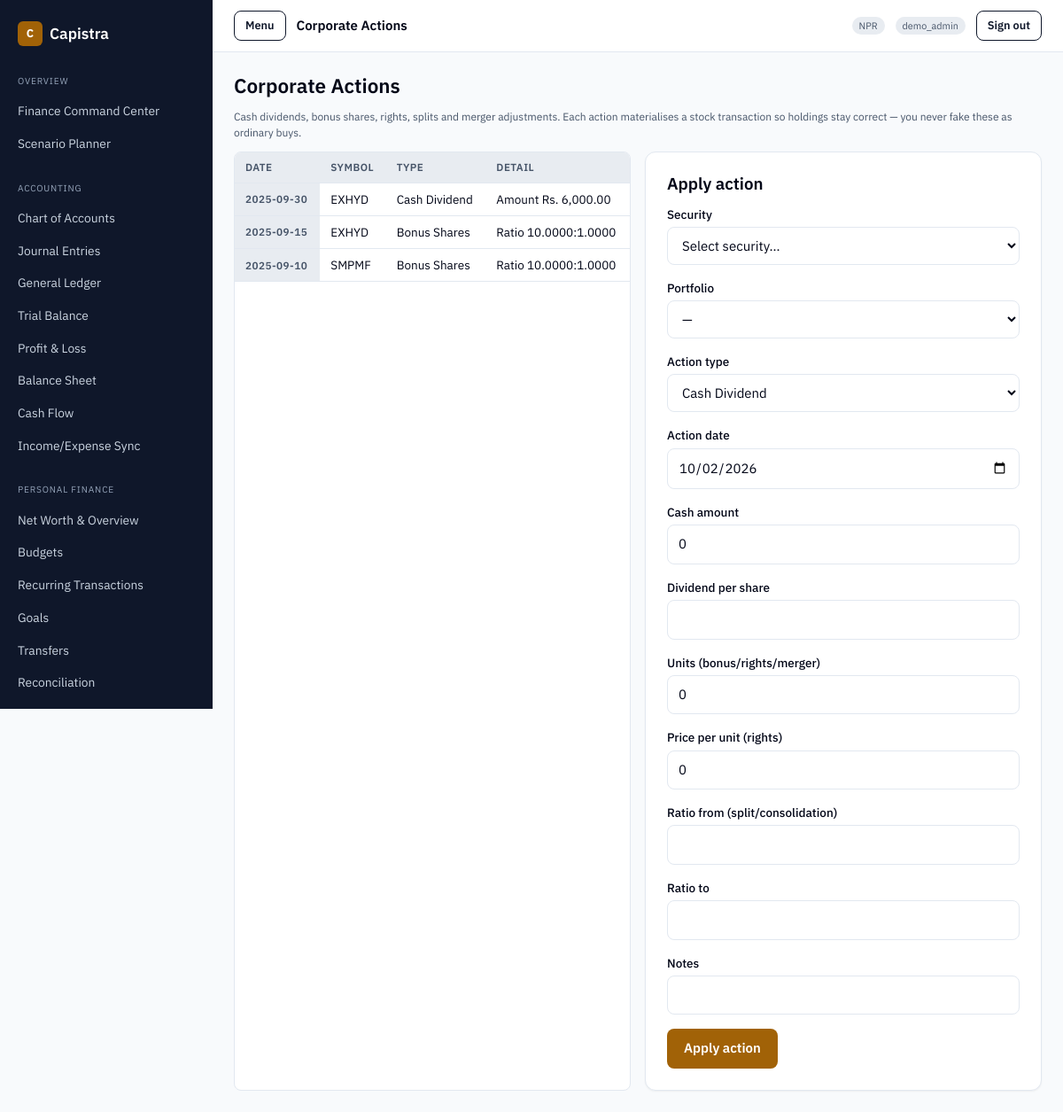
Page /admin/investment/corporate-actions.php (signed in) on the committed database.
### tables this page shows
CREATE TABLE `corporate_actions` (
  `id` int(11) NOT NULL AUTO_INCREMENT,
  `security_id` int(11) NOT NULL,
  `portfolio_id` int(11) DEFAULT NULL,
  `action_type` enum('cash_dividend','bonus','rights','split','consolidation','merger','other') NOT NULL DEFAULT 'other',
  `action_date` date NOT NULL,
  `ratio_from` decimal(12,4) DEFAULT NULL,
  `ratio_to` decimal(12,4) DEFAULT NULL,
  `dividend_per_share` decimal(15,4) DEFAULT NULL,
  `units_basis` decimal(18,4) DEFAULT NULL,
  `amount` decimal(18,2) DEFAULT NULL,
  `stock_transaction_id` int(11) DEFAULT NULL,
  `notes` varchar(255) DEFAULT NULL,
  `created_at` timestamp NOT NULL DEFAULT current_timestamp(),
  PRIMARY KEY (`id`),
  KEY `idx_corp_action_security` (`security_id`),
  KEY `idx_corp_action_date` (`action_date`),
  CONSTRAINT `fk_corp_action_security` FOREIGN KEY (`security_id`) REFERENCES `securities` (`id`) ON DELETE CASCADE
);

CREATE TABLE `securities` (
  `id` int(11) NOT NULL AUTO_INCREMENT,
  `exchange_id` int(11) NOT NULL,
  `sector_id` int(11) DEFAULT NULL,
  `symbol` varchar(30) NOT NULL,
  `company_name` varchar(255) NOT NULL,
  `security_type` enum('equity','mutual_fund','debenture','preference','other') NOT NULL DEFAULT 'equity',
  `face_value` decimal(12,2) DEFAULT NULL,
  `listing_status` enum('unverified','listed','suspended','delisted') NOT NULL DEFAULT 'unverified',
  `listing_date` date DEFAULT NULL,
  `delisted_date` date DEFAULT NULL,
  `market_data_symbol` varchar(30) DEFAULT NULL,
  `notes` text DEFAULT NULL,
  `is_active` tinyint(1) NOT NULL DEFAULT 1,
  `created_at` timestamp NOT NULL DEFAULT current_timestamp(),
  `updated_at` timestamp NOT NULL DEFAULT current_timestamp() ON UPDATE current_timestamp(),
  PRIMARY KEY (`id`),
  UNIQUE KEY `uq_security_symbol` (`exchange_id`, `symbol`),
  KEY `idx_security_sector` (`sector_id`),
  KEY `idx_security_status` (`listing_status`),
  CONSTRAINT `fk_security_exchange` FOREIGN KEY (`exchange_id`)
    REFERENCES `market_exchanges` (`id`) ON DELETE CASCADE,
  CONSTRAINT `fk_security_sector` FOREIGN KEY (`sector_id`)
    REFERENCES `market_sectors` (`id`) ON DELETE SET NULL
);

### config/app.php (called while the page is built, shortened)
<?php
if (!function_exists('capistra_pdo')) {
    function capistra_pdo(): PDO
    {
        static $pdo = null;
        if ($pdo instanceof PDO) {
            return $pdo;
        }
        $dsn = sprintf('mysql:host=%s;port=%s;dbname=%s;charset=%s', DB_HOST, DB_PORT, DB_NAME, DB_CHARSET);
        $pdo = new PDO($dsn, DB_USER, DB_PASSWORD, [
            PDO::ATTR_ERRMODE            => PDO::ERRMODE_EXCEPTION,
            PDO::ATTR_DEFAULT_FETCH_MODE => PDO::FETCH_ASSOC,
            PDO::ATTR_EMULATE_PREPARES   => false,
        ]);
        return $pdo;
    }
}

### lib/portfolio.php (called while the page is built, shortened)
<?php
require_once dirname(__DIR__) . '/config/settings.php';
if (!function_exists('capistra_corporate_action_types')) {
    function capistra_corporate_action_types(): array
    {
        return [
            'cash_dividend' => 'Cash Dividend',
            'bonus'         => 'Bonus Shares',
            'rights'        => 'Rights Issue',
            'split'         => 'Stock Split',
            'consolidation' => 'Reverse Split / Consolidation',
            'merger'        => 'Merger Adjustment',
            'other'         => 'Other Adjustment',
        ];
    }
}
if (!function_exists('capistra_corporate_actions')) {
    function capistra_corporate_actions(int $limit = 200): array
    {
        $sql = 'SELECT ca.*, s.symbol, s.company_name
                FROM corporate_actions ca
                JOIN securities s ON s.id = ca.security_id
                ORDER BY ca.action_date DESC, ca.id DESC
                LIMIT ' . max(1, min(1000, $limit));
        return capistra_pdo()->query($sql)->fetchAll();
    }
}

### accounting/lib/auth.php (called while the page is built, shortened)
<?php
require_once dirname(__DIR__, 2) . '/config/app.php';
if (!function_exists('e')) {
    function e(?string $value): string
    {
        return htmlspecialchars((string) $value, ENT_QUOTES, 'UTF-8');
    }
}

### config/settings.php (called while the page is built, shortened)
<?php
require_once __DIR__ . '/app.php';
if (!function_exists('capistra_setting_defaults')) {
    function capistra_setting_defaults(): array
    {
        return [
            'display_name'            => APP_NAME,
            'company_name'            => APP_NAME,
            'company_address'         => '',
            'company_tax_id'          => '',
            'financial_profile_mode'  => 'personal',
            'base_currency'           => APP_BASE_CURRENCY,
            'currency_symbol_style'   => 'prefix',
            'number_grouping'         => 'international',
            'decimal_precision'       => '2',
            'timezone'                => 'Asia/Kathmandu',
            'date_format'             => 'Y-m-d',
            'date_display_mode'       => 'AD',
            'fiscal_year_start'       => '07-01',
            'default_reporting_period'=> 'fiscal_year',
            'dashboard_landing'       => 'accounting/index.php',
            'theme'                   => 'light',
            'density'                 => 'comfortable',
            'low_cash_threshold'      => '0',
            'portfolio_concentration_limit' => '35',
            'nepse_country'           => 'Nepal',
            'nepse_currency'          => 'NPR',
            'market_data_source'      => 'manual',
        ];
    }
}
if (!function_exists('capistra_settings')) {
    function capistra_settings(bool $refresh = false): array
    {
        static $cache = null;
        if ($cache !== null && !$refresh) {
            return $cache;
        }
        $cache = capistra_setting_defaults();
        try {
            $pdo = capistra_pdo();
            $rows = $pdo->query('SELECT setting_key, setting_value FROM app_settings')->fetchAll();
            foreach ($rows as $row) {
                $key = (string) $row['setting_key'];
                $cache[$key] = (string) ($row['setting_value'] ?? '');
            }
        } catch (Throwable $e) {
            error_log('capistra_settings: ' . $e->getMessage());
        }
        return $cache;
    }
}
if (!function_exists('capistra_setting')) {
    function capistra_setting(string $key, ?string $default = null): ?string
    {
        $all = capistra_settings();
        if (array_key_exists($key, $all) && $all[$key] !== '') {
            return $all[$key];
        }
        return $default ?? ($all[$key] ?? null);
    }
}
if (!function_exists('capistra_setting_int')) {
    function capistra_setting_int(string $key, int $default = 0): int
    {
        $value = capistra_setting($key, (string) $default);
        return is_numeric($value) ? (int) $value : $default;
    }
}
if (!function_exists('capistra_base_currency')) {
    function capistra_base_currency(): string
    {
        $value = capistra_setting('base_currency', null);
        return strtoupper(trim($value));
    }
}
if (!function_exists('capistra_currency_symbol')) {
    function capistra_currency_symbol(string $code): string
    {
        return match (strtoupper($code)) {
            'NPR'   => 'Rs.',
            'USD'   => '$',
            'EUR'   => '€',
            'GBP'   => '£',
            'INR'   => '₹',
            'AUD'   => 'A$',
            'CAD'   => 'C$',
            'JPY'   => '¥',
            'CNY'   => '¥',
            default => strtoupper($code),
        };
    }
}
if (!function_exists('capistra_money')) {
    function capistra_money(float|int|string $amount, ?string $code = null): string
    {
        $code     = strtoupper($code ?? capistra_base_currency());
        $decimals = max(0, min(4, capistra_setting_int('decimal_precision', 2)));
        $grouping = (string) capistra_setting('number_grouping', 'international');
        if ($grouping === 'south_asian') {
            $formatted = capistra_format_south_asian((float) $amount, $decimals);
        } else {
            $formatted = number_format((float) $amount, $decimals, '.', ',');
        }
        $symbol = capistra_currency_symbol($code);
        return $symbol . ' ' . $formatted;
    }
}

### config/features.php (called while the page is built, shortened)
<?php
require_once __DIR__ . '/settings.php';
if (!function_exists('capistra_profile_mode')) {
    function capistra_profile_mode(): string
    {
        $mode = strtolower((string) capistra_setting('financial_profile_mode', 'personal'));
        return in_array($mode, ['personal', 'business', 'hybrid'], true) ? $mode : 'personal';
    }
}
if (!function_exists('capistra_feature_default')) {
    function capistra_feature_default(string $key): bool
    {
        $registry = capistra_feature_registry();
        $def = $registry[$key];
        return match (capistra_profile_mode()) {
            'business' => (bool) $def['business'],
            'hybrid'   => (bool) ($def['personal'] || $def['business']),
            default    => (bool) $def['personal'],
        };
    }
}
if (!function_exists('capistra_feature_enabled')) {
    function capistra_feature_enabled(string $key): bool
    {
        $stored = capistra_setting('enable_' . $key, null);
        return capistra_feature_default($key);
    }
}
if (!function_exists('capistra_guard_module')) {
    function capistra_guard_module(string $key): void
    {
        if (capistra_feature_enabled($key)) {
            return;
        }
        exit;
    }
}

### admin/investment/corporate-actions.php (the view, shortened to what this page needs)
<?php
capistra_guard_module('stocks');
$actions = capistra_corporate_actions();
?>
<h1>Corporate Actions</h1>
<p class="hint">Cash dividends, bonus shares, rights, splits and merger adjustments. Each action materialises a stock transaction so holdings stay correct — you never fake these as ordinary buys.</p>
<div class="grid grid--2">
  <div class="table-wrap">
    <table class="data">
      <thead><tr><th scope="col">Date</th><th scope="col">Symbol</th><th scope="col">Type</th><th scope="col">Detail</th></tr></thead>
      <tbody>
      <?php foreach ($actions as $a): ?>
        <tr>
          <th scope="row"><?= e((string) $a['action_date']) ?></th>
          <td><?= e((string) $a['symbol']) ?></td>
          <td><?= e(capistra_corporate_action_types()[$a['action_type']] ?? (string) $a['action_type']) ?></td>
          <td>
            <?php if ($a['amount'] !== null): ?>Amount <?= e(capistra_money((float) $a['amount'])) ?><?php endif; ?>
            <?php if ($a['ratio_from'] && $a['ratio_to']): ?>Ratio <?= e((string) $a['ratio_from']) ?>:<?= e((string) $a['ratio_to']) ?><?php endif; ?>
          </td>
        </tr>
      <?php endforeach; ?>
      </tbody>
    </table>
  </div>
  <div class="card">
    <h2>Apply action</h2>
    <form method="post" action="corporate-actions.php">
      <div class="form-row"><label for="security_id">Security</label>
        <select id="security_id" name="security_id" required><option value="">Select security…</option>
        </select></div>
      <div class="form-row"><label for="portfolio_id">Portfolio</label>
        <select id="portfolio_id" name="portfolio_id"><option value="0">—</option>
        </select></div>
      <div class="form-row"><label for="action_type">Action type</label>
        <select id="action_type" name="action_type">
          <?php foreach (capistra_corporate_action_types() as $v => $l): ?><option value="<?= e($v) ?>"><?= e($l) ?></option><?php endforeach; ?>
        </select></div>
      <div class="form-row"><label for="action_date">Action date</label><input id="action_date" name="action_date" type="date" value="<?= e(date('Y-m-d')) ?>" required></div>
      <div class="form-row"><label for="amount">Cash amount</label><input id="amount" name="amount" type="number" step="0.01" value="0"></div>
      <div class="form-row"><label for="dividend_per_share">Dividend per share</label><input id="dividend_per_share" name="dividend_per_share" type="number" step="0.0001"></div>
      <div class="form-row"><label for="units">Units (bonus/rights/merger)</label><input id="units" name="units" type="number" step="0.0001" value="0"></div>
      <div class="form-row"><label for="price_per_unit">Price per unit (rights)</label><input id="price_per_unit" name="price_per_unit" type="number" step="0.0001" value="0"></div>
      <div class="form-row"><label for="ratio_from">Ratio from (split/consolidation)</label><input id="ratio_from" name="ratio_from" type="number" step="0.0001"></div>
      <div class="form-row"><label for="ratio_to">Ratio to</label><input id="ratio_to" name="ratio_to" type="number" step="0.0001"></div>
      <div class="form-row"><label for="notes">Notes</label><input id="notes" name="notes" maxlength="255"></div>
      <button class="btn btn--primary" type="submit">Apply action</button>
    </form>
  </div>
</div>

### assets/css/capistra.css (style rules this page uses)
:root { --color-primary: #0f172a; --color-on-primary: #ffffff; --color-secondary: #1e3a8a; --color-accent: #a16207; --color-on-accent: #ffffff; --color-background: #f8fafc; --color-foreground: #020617; --color-card: #ffffff; --color-muted: #e8ecf1; --color-muted-foreground: #475569; --color-border: #e2e8f0; --color-destructive: #dc2626; --color-on-destructive: #ffffff; --color-ring: #0f172a; --color-positive: #047857; --color-negative: #b91c1c; --space-xs: 2px; --space-sm: 4px; --space-md: 8px; --space-lg: 12px; --space-xl: 16px; --space-2xl: 24px; --space-3xl: 32px; --radius-sm: 6px; --radius-md: 8px; --radius-lg: 12px; --shadow-sm: 0 1px 2px rgba(0, 0, 0, 0.05); --shadow-md: 0 4px 6px rgba(0, 0, 0, 0.08); --shadow-lg: 0 10px 15px rgba(0, 0, 0, 0.10); --motion-fast: 150ms; --motion-base: 200ms; }
* { box-sizing: border-box; }
html, body { margin: 0; padding: 0; background: var(--color-background); color: var(--color-foreground); font-family: "IBM Plex Sans", -apple-system, BlinkMacSystemFont, "Segoe UI", Roboto, Arial, sans-serif; font-size: 15px; line-height: 1.5; -webkit-font-smoothing: antialiased; }
h1, h2, h3, h4 { margin: 0 0 var(--space-lg); font-weight: 600; line-height: 1.25; }
h1 { font-size: 1.5rem; }
h2 { font-size: 1.25rem; }
.grid { display: grid; gap: var(--space-xl); }
.grid--2 { grid-template-columns: repeat(auto-fit, minmax(320px, 1fr)); }
.card { background: var(--color-card); border: 1px solid var(--color-border); border-radius: var(--radius-lg); padding: var(--space-2xl); box-shadow: var(--shadow-sm); }
.table-wrap { overflow-x: auto; border: 1px solid var(--color-border); border-radius: var(--radius-md); background: var(--color-card); }
table.data { width: 100%; border-collapse: collapse; font-size: 0.9rem; }
table.data th, table.data td { text-align: left; padding: var(--space-md) var(--space-lg); border-bottom: 1px solid var(--color-border); }
table.data th { background: var(--color-muted); font-weight: 600; font-size: 0.78rem; text-transform: uppercase; letter-spacing: 0.04em; color: var(--color-muted-foreground); }
.form-row { margin-bottom: var(--space-xl); }
label { display: block; font-weight: 500; margin-bottom: var(--space-sm); font-size: 0.9rem; }
input, select, textarea { width: 100%; padding: 10px 12px; border: 1px solid var(--color-border); border-radius: var(--radius-md); font: inherit; background: #fff; color: var(--color-foreground); transition: border-color var(--motion-base) ease, box-shadow var(--motion-base) ease; }
.hint { font-size: 0.8rem; color: var(--color-muted-foreground); margin-top: var(--space-sm); }
.btn { display: inline-flex; align-items: center; justify-content: center; gap: var(--space-md); min-height: 40px; padding: 10px 18px; border-radius: var(--radius-md); border: 1px solid transparent; font: inherit; font-weight: 600; cursor: pointer; transition: background var(--motion-base) ease, opacity var(--motion-base) ease; }
.btn--primary { background: var(--color-accent); color: var(--color-on-accent); }

### rows in the picture
corporate_actions: action_date "2025-09-30", security.symbol "EXHYD", action_type "Cash Dividend", amount "Rs. 6,000.00"
corporate_actions: action_date "2025-09-15", security.symbol "EXHYD", action_type "Bonus Shares", ratio_from "10.0000", ratio_to "1.0000"
corporate_actions: action_date "2025-09-10", security.symbol "SMPMF", action_type "Bonus Shares", ratio_from "10.0000", ratio_to "1.0000"

### other values in the picture
capistra_setting('display_name', APP_NAME) "Capistra"
$group "OVERVIEW"
$label "Finance Command Center"
$label "Scenario Planner"
$group "ACCOUNTING"
$label "Chart of Accounts"
$label "Journal Entries"
$label "General Ledger"
$label "Trial Balance"
$label "Profit & Loss"
$label "Balance Sheet"
$label "Cash Flow"
$label "Income/Expense Sync"
$group "PERSONAL FINANCE"
$label "Net Worth & Overview"
